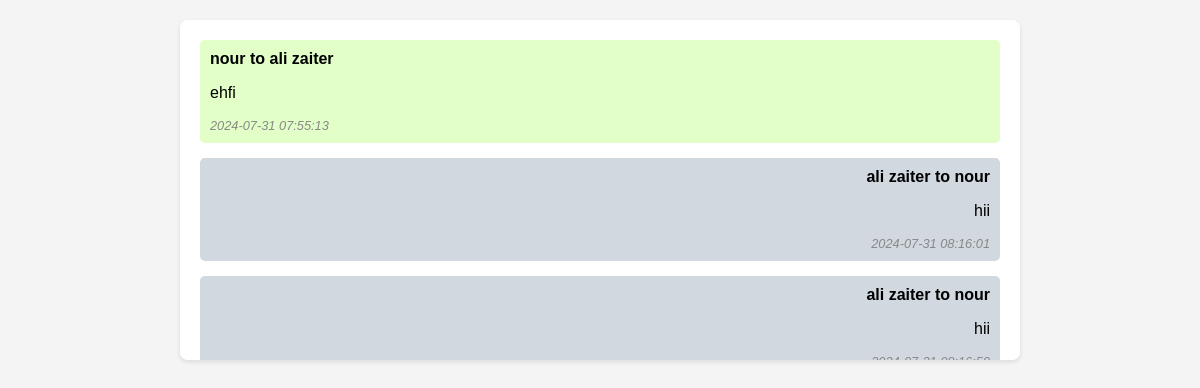
/Advisor/load_chat.php?recipient_id=29 (signed in), run on the app's committed database.
### tables this page shows
CREATE TABLE `messages` (
  `id` int(11) NOT NULL,
  `user_id` int(11) NOT NULL,
  `recipient_id` int(11) NOT NULL,
  `message` text NOT NULL,
  `created_at` timestamp NOT NULL DEFAULT current_timestamp()
);

CREATE TABLE `users` (
  `Id` int(11) NOT NULL,
  `Username` varchar(30) NOT NULL,
  `Email` varchar(500) NOT NULL,
  `Password` varchar(64) NOT NULL,
  `Salt` varchar(3) NOT NULL,
  `Image` varchar(500) NOT NULL,
  `RoleId` int(11) NOT NULL,
  `VerificationToken` varchar(64) NOT NULL,
  `Verified` tinyint(4) DEFAULT NULL
);

### Advisor/load_chat.php (the view, shortened to what this page needs)
<?php
require('Config.php');
$user_id = $_SESSION['UserId_Advisor'];
$recipient_id = mysqli_real_escape_string($con, $_GET['recipient_id']);
$stmt = $con->prepare("
    SELECT
        u1.username AS sender,
        u2.username AS recipient,
        m.message,
        m.created_at
    FROM
        messages m
    JOIN
        users u1 ON m.user_id = u1.id
    JOIN
        users u2 ON m.recipient_id = u2.id
    WHERE
        (m.user_id = ? AND m.recipient_id = ?) OR (m.user_id = ? AND m.recipient_id = ?)
    ORDER BY
        m.created_at ASC
");
$stmt->bind_param('iiii', $user_id, $recipient_id, $recipient_id, $user_id);
$stmt->execute();
$result = $stmt->get_result();
?>
<!DOCTYPE html>
<html>
<head>
</head>
<body>
<div class="chat-container">
        <?php while ($row = $result->fetch_assoc()) {
            $alignmentClass = ($row['sender'] === $_SESSION['Username_Advisor']) ? 'sender' : 'recipient';
            echo '<div class="message ' . $alignmentClass . '">';
            echo '<strong>' . htmlspecialchars($row['sender']) . ' to ' . htmlspecialchars($row['recipient']) . '</strong>';
            echo '<p>' . htmlspecialchars($row['message']) . '</p>';
            echo '<em>' . htmlspecialchars($row['created_at']) . '</em>';
            echo '</div>';
        }
        ?>
    </div>
</body>
</html>

### Advisor/load_chat.php (style rules this page uses)
body { font-family: Arial, sans-serif; background-color: #f4f4f4; margin: 0; padding: 0; }
.chat-container { width: 80%; max-width: 800px; margin: 20px auto; background: #fff; border-radius: 8px; box-shadow: 0 2px 5px rgba(0, 0, 0, 0.1); padding: 20px; overflow-y: auto; height: 300px; }
.message { margin-bottom: 15px; padding: 10px; border-radius: 5px; }
.message.sender { background-color: #e1ffc7; text-align: left; }
.message.recipient { background-color: #d1d8e0; text-align: right; }
.message strong { display: block; margin-bottom: 5px; }
.message em { display: block; font-size: 0.8em; color: #888; }

### data on the page
messages: user.Username "nour", recipient.Username "ali zaiter", message "ehfi", created_at "2024-07-31 07:55:13"
messages: user.Username "ali zaiter", recipient.Username "nour", message "hii", created_at "2024-07-31 08:16:01"
messages: user.Username "ali zaiter", recipient.Username "nour", message "hii"
